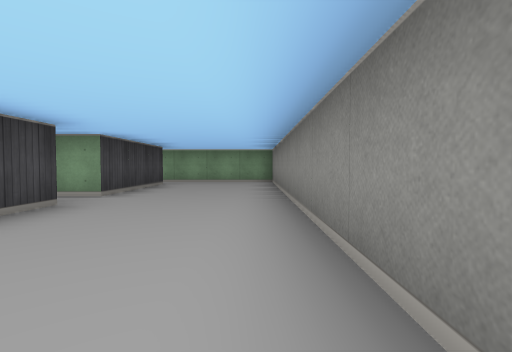
View 1 (above)

16 first-person views from a walk through a cub3D maze. The camera is about half as high as the walls, tilts 2° down and sees 85° across. The floor is counted in squares. Each view is taken from the middle of a square. On the plan, view 1 faces up. The plan holds only what a view shows up to about 9 squares ahead; the rest is blank.

View 2
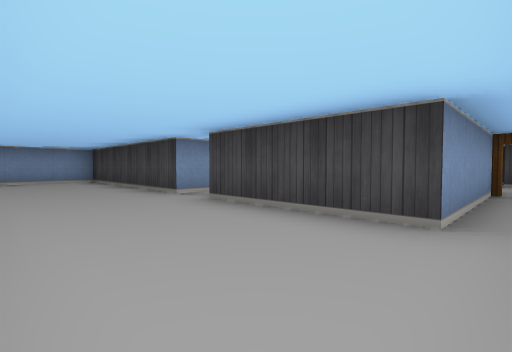

View 3
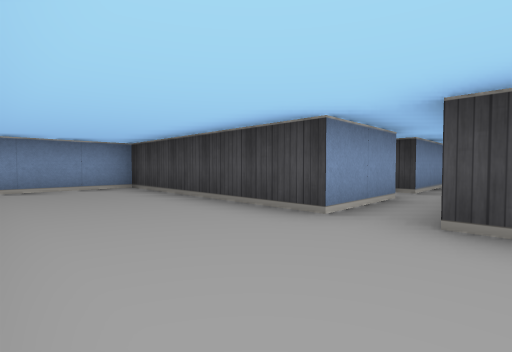

View 4
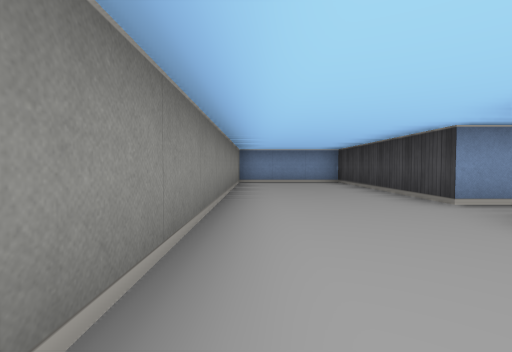

View 5
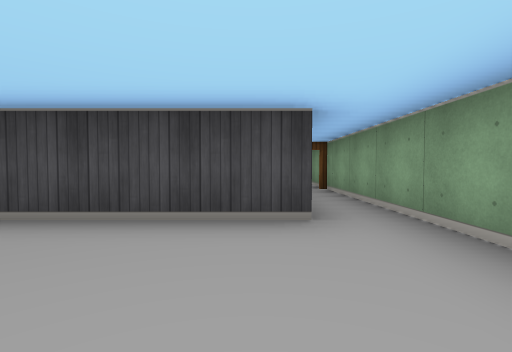

View 6
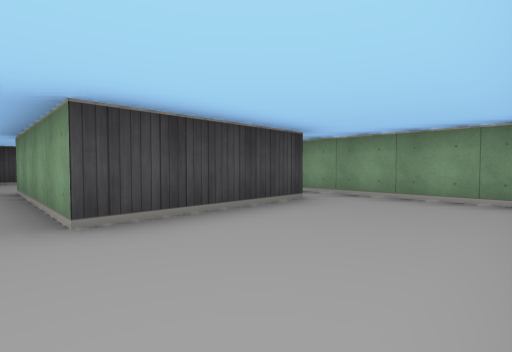

View 7
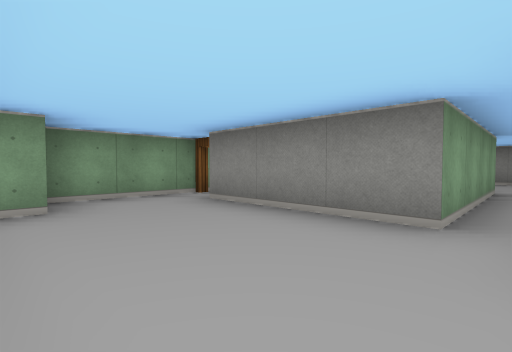

View 8
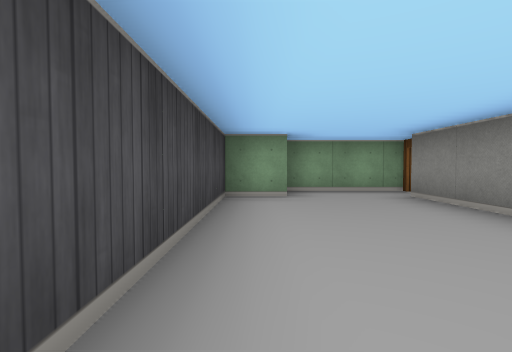

View 9
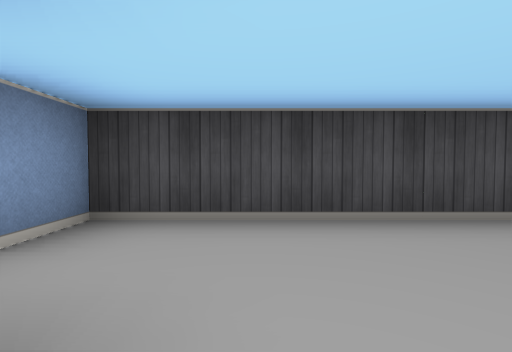

View 10
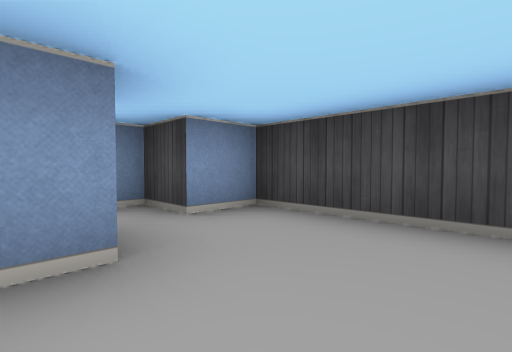

View 11
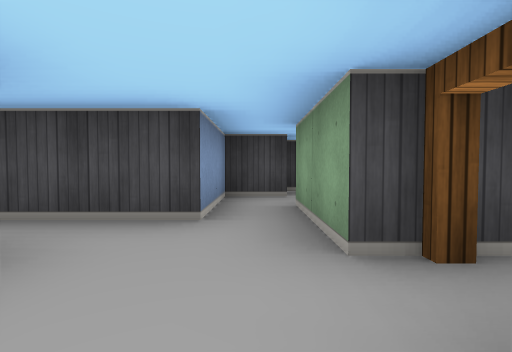

View 12
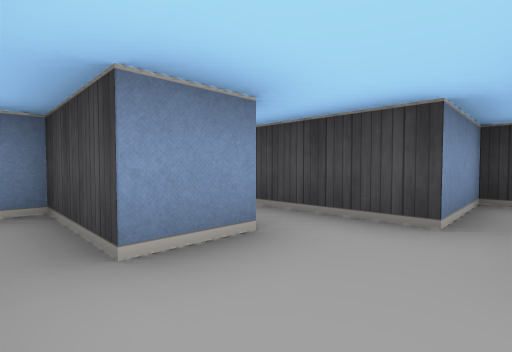

View 13
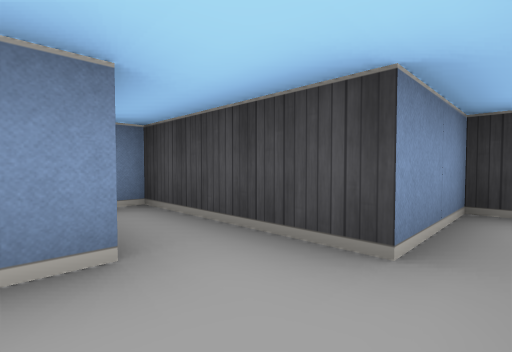

View 14
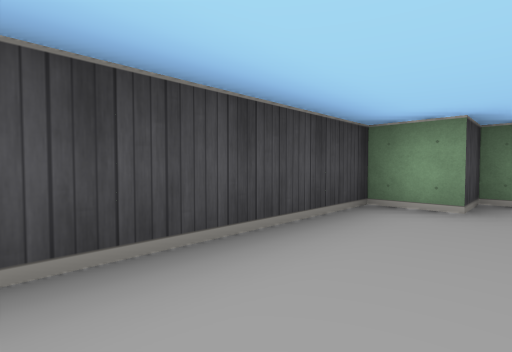

View 15
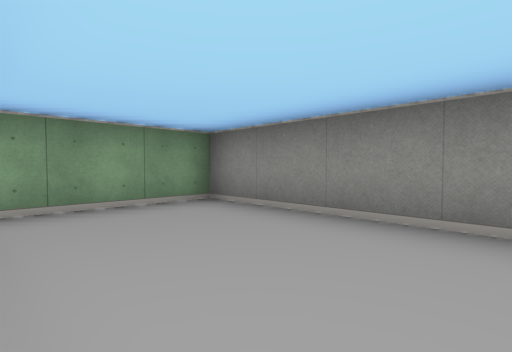

View 16
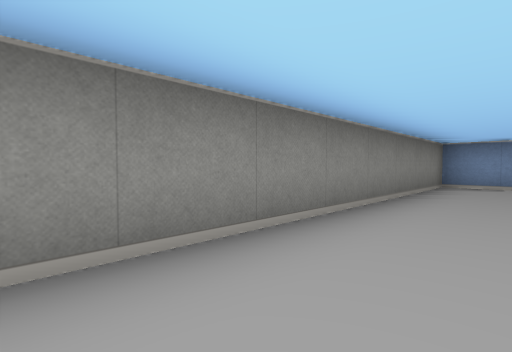

### Floor plan
Points are (right, up) in squares from view 1. A wall is a line through its corners. A room is listed if a view was taken in it or the views show most of it. See-through windows are left out.
Room 1 (views 1, 2, 3, 4, 5, 6, 15, 16)
walls: (-4.5, 3.5) (-2.5, 3.5) (-2.5, -1.5) (0.5, -1.5) (0.5, 8.5) (-6, 8.5); (-6.4, 3.5) (-5.5, 3.5); (-6.1, 7.5) (-2.5, 7.5) (-2.5, 4.5) (-6.5, 4.5)
ways out: opening at (-6, 4) to room 2; open door at (-6, 8) to room 2; open door at (-5, 3) to room 3
Room 2 (views 7, 8, 9, 10, 14)
walls: (-6.5, 4.5) (-6.5, 7.5); (-7.6, 3.5) (-6.4, 3.5); (-6, 8.5) (-8.5, 8.5) (-8.5, 7.5) (-9.5, 7.5) (-9.5, 2.5) (-8.5, 2.5)
ways out: opening at (-6, 4) to room 1; open door at (-6, 8) to room 1; opening at (-8, 3) to room 5
Room 3 (views 11, 12, 13)
walls: (-5.6, 0.5) (-4.5, 0.5) (-4.5, -1.5) (-4.1, -1.5)
ways out: open door at (-5, 3) to room 1; opening at (-5, 1.5) to room 4
Room 4 (no view inside)
walls: (-7.5, 1.5) (-6.5, 1.5) (-6.5, -1.5) (-6.1, -1.5); (-5.5, 2.5) (-7.5, 2.5)
ways out: opening at (-5, 1.5) to room 3; opening at (-7, 2) to room 5
Room 5 (no view inside)
walls: (-8.5, 2.5) (-8.5, 1.5) (-7.5, 1.5)
ways out: opening at (-8, 3) to room 2; opening at (-7, 2) to room 4

Where each view was taken, in squares from view 1:
view 1: 0 up, 0 right, facing up
view 2: 8 up, 0 right, facing down-left
view 3: 5 up, 0 right, facing down-left
view 4: 7 up, 0 right, facing down
view 5: 7 up, 0 right, facing left
view 6: 4 up, 0 right, facing up-left
view 7: 4 up, 9 left, facing up-right
view 8: 3 up, 9 left, facing up
view 9: 4 up, 7 left, facing left
view 10: 5 up, 7 left, facing down-left
view 11: 2 up, 4 left, facing left
view 12: 2 up, 4 left, facing down-left
view 13: 2 up, 5 left, facing down-left
view 14: 4 up, 8 left, facing up-left
view 15: 5 up, 2 left, facing up-right
view 16: 6 up, 1 left, facing down-right
